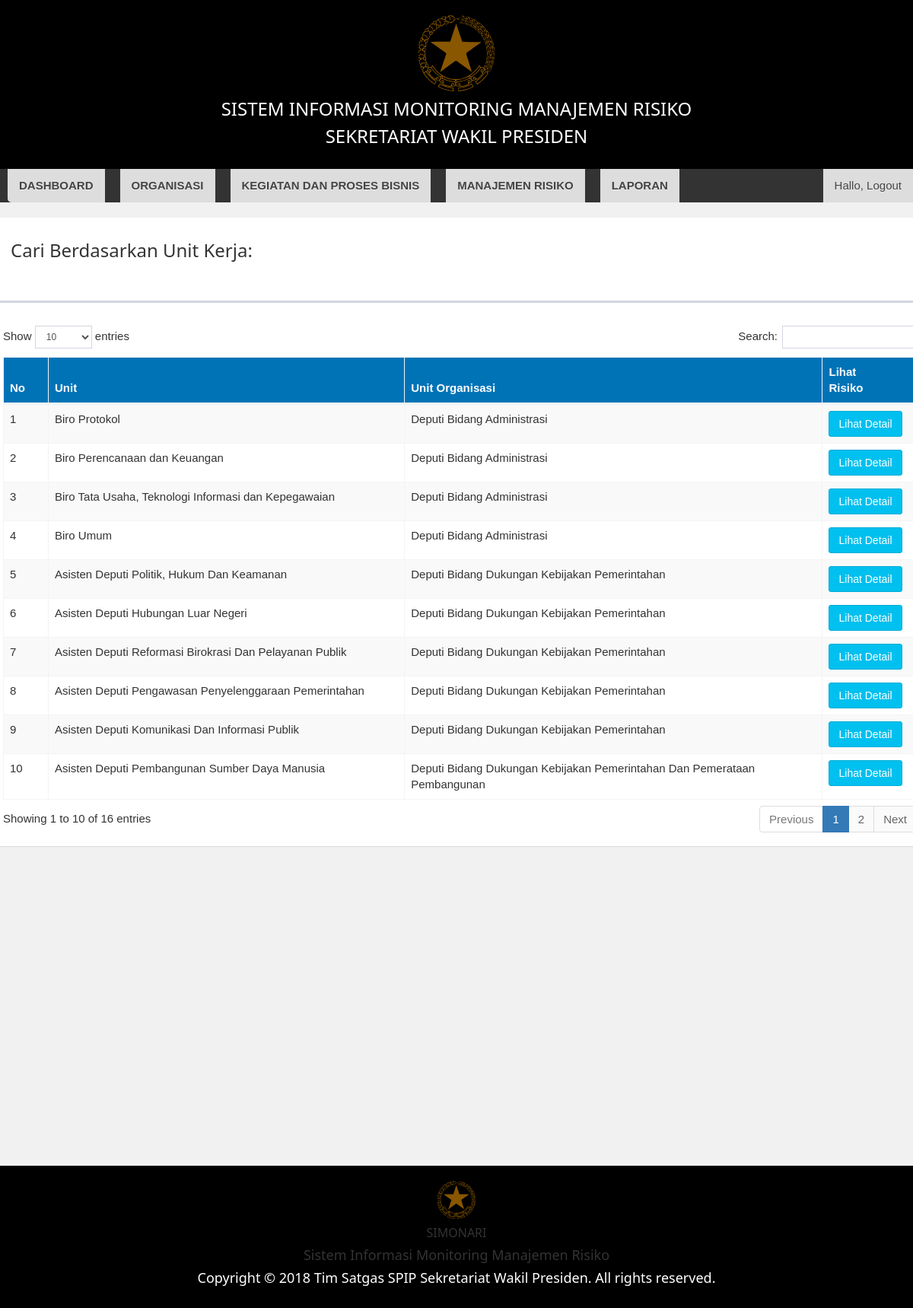
/index.php/admin/manajementrisk, run on the app's committed database.
### tables this page shows
CREATE TABLE `tbl_unit_kerja` (
  `id_unit` int(11) NOT NULL,
  `nama_unit` varchar(225) NOT NULL,
  `sasaran` text NOT NULL,
  `iku` text NOT NULL,
  `id_unor` int(11) NOT NULL
);

CREATE TABLE `tbl_unit_org` (
  `id_unor` int(11) NOT NULL,
  `nama_unor` varchar(256) NOT NULL
);

### application/controllers/admin/Manajementrisk.php (called while the page is built, shortened)
<?php
class Manajementrisk extends CI_Controller{
  public function __construct()
  {
    $this->load->model('admin/m_manajement');
    $this->load->model('unit/m_organisasi');
    $this->load->model('unit/m_dashboard');
    $this->load->model('admin/m_prosesbisnis');
    $this->load->model('core/m_core');
  }
  function index()
  {
    $data['title'] = 'Manajemen Risiko | Simonari';
    $this->load->view('admin/include/header', $data);
    $data['show'] = $this->m_manajement->getUnit()->result();
    $this->load->view('admin/manajemenrisk/v_manajemen', $data);
    $this->load->view('admin/include/footer');
  }
}

### index.php (called while the page is built, shortened)
<?php
require_once BASEPATH.'core/CodeIgniter.php';

### application/models/admin/M_manajement.php (called while the page is built, shortened)
<?php
class M_manajement extends CI_Model{
  function getUnit()
  {
    $this->db->select('*');
    $this->db->from('tbl_unit_kerja');
    $this->db->join('tbl_unit_org', 'tbl_unit_org.id_unor = tbl_unit_kerja.id_unor');
    return $this->db->get();
  }
}

### application/views/admin/manajemenrisk/v_manajemen.php (the view, shortened to what this page needs)
<div class="row">
  <div class="contentKegiatan">
    <div class="card">
      <h3 style="float:center">Cari Berdasarkan Unit Kerja:</h3>
      <br>
         </div>
         <div class="box">
                 <div class="box-header">
                 </div>
                 <div class="box-body">
                    <table id="example1" class="table table-bordered table-striped table-hover">
                      <thead>
                  <tr class="bg-blue">
                    <th>No</th>
                    <th>Unit</th>
                    <th>Unit Organisasi</th>
                    <th>Lihat Risiko</th>
                  </tr>
              </thead>
              <tbody>
                <?php
                $no = 1;
                foreach($show as $keyunit):?>
                <tr>
                  <td><?= $no++ ?></td>
                  <td><?= $keyunit->nama_unit ?></td>
                  <td><?= $keyunit->nama_unor ?></td>
                  <td>
                    <a href="<?= base_url('admin/manajementrisk/lihatdetail/'.$keyunit->id_unit) ?>" class="btn btn-info">Lihat Detail</a>
                  </td>
                </tr>
               <?php endforeach ?>
              </tbody>
            </table>
          </div>
          </div>
        </div>

### assets1/css/w3.css (style rules this page uses)
html { box-sizing:border-box }
*,*:before,*:after { box-sizing:inherit }
html { -ms-text-size-adjust:100%;-webkit-text-size-adjust:100% }
body { margin:0 }
a { background-color:transparent;-webkit-text-decoration-skip:objects }
html,body { font-family:Verdana,sans-serif;font-size:15px;line-height:1.5 }
html { overflow-x:hidden }
h3 { font-size:24px }
h1,h2,h3,h4,h5,h6 { font-family:"Segoe UI",Arial,sans-serif;font-weight:400;margin:10px 0 }
a { color:inherit }

### application/views/admin/include/header.php (style rules this page uses)
* { box-sizing: border-box; }
body { font-family: Arial; padding: 0px; background: #f1f1f1; }
.contentKegiatan { float: left; width: 100%; background-color: #f1f1f1; padding-left: 9px; }
.card { background-color: white; padding: 20px; margin-top: 20px; }
.row:after { content: ""; display: table; clear: both; }

### data on the page
tbl_unit_kerja: nama_unit "Biro Protokol", id_unor.nama_unor "Deputi Bidang Administrasi"
tbl_unit_kerja: nama_unit "Biro Perencanaan dan Keuangan", id_unor.nama_unor "Deputi Bidang Administrasi"
tbl_unit_kerja: nama_unit "Biro Tata Usaha, Teknologi Informasi dan Kepegawaian", id_unor.nama_unor "Deputi Bidang Administrasi"
tbl_unit_kerja: nama_unit "Biro Umum", id_unor.nama_unor "Deputi Bidang Administrasi"
tbl_unit_kerja: nama_unit "Asisten Deputi Politik, Hukum Dan Keamanan", id_unor.nama_unor "Deputi Bidang Dukungan Kebijakan Pemerintahan"
tbl_unit_kerja: nama_unit "Asisten Deputi Hubungan Luar Negeri", id_unor.nama_unor "Deputi Bidang Dukungan Kebijakan Pemerintahan"
tbl_unit_kerja: nama_unit "Asisten Deputi Reformasi Birokrasi Dan Pelayanan Publik", id_unor.nama_unor "Deputi Bidang Dukungan Kebijakan Pemerintahan"
tbl_unit_kerja: nama_unit "Asisten Deputi Pengawasan Penyelenggaraan Pemerintahan", id_unor.nama_unor "Deputi Bidang Dukungan Kebijakan Pemerintahan"
tbl_unit_kerja: nama_unit "Asisten Deputi Komunikasi Dan Informasi Publik", id_unor.nama_unor "Deputi Bidang Dukungan Kebijakan Pemerintahan"
tbl_unit_kerja: nama_unit "Asisten Deputi Pembangunan Sumber Daya Manusia", id_unor.nama_unor "Deputi Bidang Dukungan Kebijakan Pemerintahan Dan Pemerataan Pembangunan"
